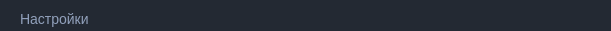
  <widget class="QWidget" name="widget_2" native="true">
   <property name="geometry">
    <rect>
     <x>-10</x>
     <y>0</y>
     <width>611</width>
     <height>31</height>
    </rect>
   </property>
   <property name="styleSheet">
    <string notr="true">background-color: rgb(35, 41, 51);</string>
   </property>
   <widget class="QWidget" name="widget_4" native="true">
    <property name="geometry">
     <rect>
      <x>480</x>
      <y>-10</y>
      <width>121</width>
      <height>41</height>
     </rect>
    </property>
    <property name="styleSheet">
     <string notr="true">QPushButton {
	border: 2px solid transparent;
}
QPushButton::pressed {
	background-color: rgb(20, 25, 34);
}</string>
    </property>
    <layout class="QHBoxLayout" name="horizontalLayout">
     <item>
      <widget class="QPushButton" name="settingsCollapseButton">
       <property name="text">
        <string/>
       </property>
       <property name="icon">
        <iconset resource="auto_res.qrc">
         <normaloff>:/Pngs/Assets/ICLight/minus.png</normaloff>:/Pngs/Assets/ICLight/minus.png</iconset>
       </property>
       <property name="iconSize">
        <size>
         <width>22</width>
         <height>22</height>
        </size>
       </property>
      </widget>
     </item>
     <item>
      <widget class="QPushButton" name="settingsCloseButton">
       <property name="text">
        <string/>
       </property>
       <property name="icon">
        <iconset resource="auto_res.qrc">
         <normaloff>:/Pngs/Assets/ICLight/x.png</normaloff>:/Pngs/Assets/ICLight/x.png</iconset>
       </property>
       <property name="iconSize">
        <size>
         <width>22</width>
         <height>22</height>
        </size>
       </property>
      </widget>
     </item>
    </layout>
    <zorder>settingsCloseButton</zorder>
    <zorder>settingsCollapseButton</zorder>
   </widget>
   <widget class="QLabel" name="label_4">
    <property name="geometry">
     <rect>
      <x>20</x>
      <y>10</y>
      <width>131</width>
      <height>18</height>
     </rect>
    </property>
    <property name="styleSheet">
     <string notr="true">color: rgb(145, 160, 187);
font: &quot;Copperplate Gothic Light&quot;;
font-size: 14px;</string>
    </property>
    <property name="text">
     <string>Настройки</string>
    </property>
   </widget>
  </widget>
